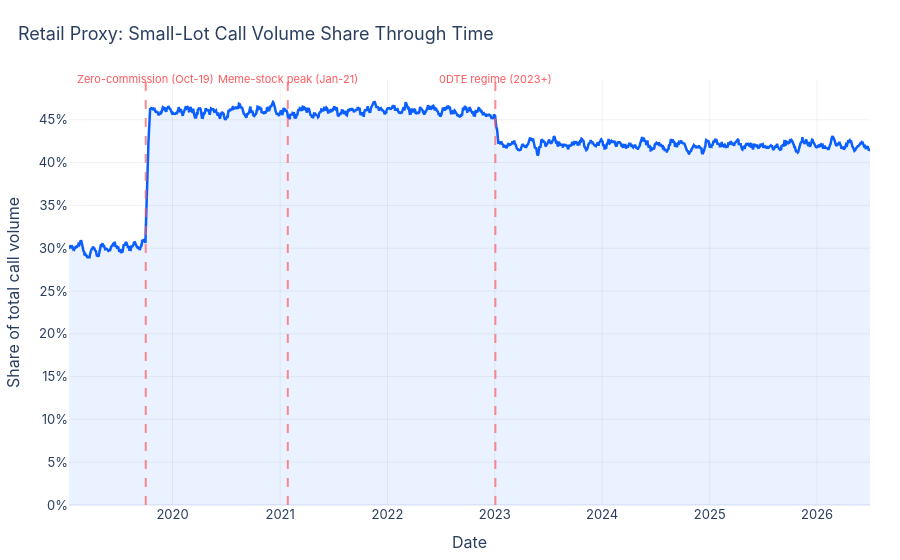

The notebook cell this image was saved under:
### Markdown cell above
## 4. Stylized Facts: Regime Shifts 2019 -> 2026 (Plotly, HTML + PNG persisted)

### Code cell
small_lot_share = (small_call_panel.sum(axis=1) / call_vol_panel.sum(axis=1)).rolling(10).mean()

regime_dates = {
    "Zero-commission (Oct-19)": "2019-10-02",
    "Meme-stock peak (Jan-21)": "2021-01-27",
    "0DTE regime (2023+)": "2023-01-03",
}

fig1, paths1 = viz.plot_small_lot_share_regime(small_lot_share.dropna(), regime_dates, FIG_DIR)
fig1.show()
print("Saved:", paths1)

### Figure 1 — Plotly figure (JSON) as saved in the notebook; plotly's stock layout.template omitted (floating-point values rounded to 4 significant figures; data arrays with more than 128 entries replaced by an {"elided": "..."} marker saying what was removed)
{"data": [{"fill": "tozeroy", "fillcolor": "rgba(11,95,255,0.08)", "line": {"color": "#0B5FFF", "width": 2.5}, "mode": "lines", "name": "Small-lot call volume share (10d MA)", "type": "scatter", "x": {"elided": "1947 str values"}, "y": {"elided": "1947 float values"}}], "layout": {"annotations": [{"font": {"color": "#FF5A5F", "size": 11}, "showarrow": false, "text": "Zero-commission (Oct-19)", "x": "2019-10-02", "y": 1, "yref": "paper", "yshift": 10}, {"font": {"color": "#FF5A5F", "size": 11}, "showarrow": false, "text": "Meme-stock peak (Jan-21)", "x": "2021-01-27", "y": 1, "yref": "paper", "yshift": 10}, {"font": {"color": "#FF5A5F", "size": 11}, "showarrow": false, "text": "0DTE regime (2023+)", "x": "2023-01-03", "y": 1, "yref": "paper", "yshift": 10}], "colorway": ["#0B5FFF", "#FF5A5F", "#00B67A", "#F5A623", "#8E44AD", "#1ABC9C"], "font": {"family": "Inter, Helvetica, Arial, sans-serif", "size": 13}, "hovermode": "x unified", "legend": {"orientation": "h", "x": 1, "xanchor": "right", "y": 1.02, "yanchor": "bottom"}, "margin": {"b": 50, "l": 60, "r": 30, "t": 80}, "shapes": [{"line": {"color": "#FF5A5F", "dash": "dash"}, "opacity": 0.7, "type": "line", "x0": "2019-10-02", "x1": "2019-10-02", "xref": "x", "y0": 0, "y1": 1, "yref": "y domain"}, {"line": {"color": "#FF5A5F", "dash": "dash"}, "opacity": 0.7, "type": "line", "x0": "2021-01-27", "x1": "2021-01-27", "xref": "x", "y0": 0, "y1": 1, "yref": "y domain"}, {"line": {"color": "#FF5A5F", "dash": "dash"}, "opacity": 0.7, "type": "line", "x0": "2023-01-03", "x1": "2023-01-03", "xref": "x", "y0": 0, "y1": 1, "yref": "y domain"}], "title": {"font": {"size": 18}, "text": "Retail Proxy: Small-Lot Call Volume Share Through Time", "x": 0.02, "xanchor": "left"}, "xaxis": {"gridcolor": "rgba(0,0,0,0.06)", "showgrid": true, "title": {"text": "Date"}}, "yaxis": {"gridcolor": "rgba(0,0,0,0.06)", "showgrid": true, "tickformat": ".0%", "title": {"text": "Share of total call volume"}}}}
